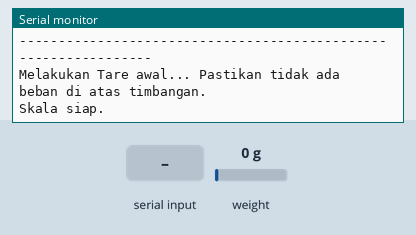
Simulated run of this sketch. Board: Arduino Uno, built with avr-gcc and run on an emulated ATmega328P. Parts: the last lines printed to the serial monitor. The test bench sets the inputs (shaded band); at power-on: weight on the scale 0 g.

Above: at 2.2 s.
2.3 s: "t" received over Serial
4.5 s: weight on the scale set to 100 g
At 5.9 s:
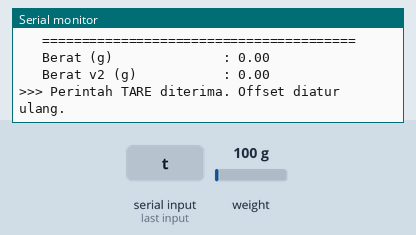
6.5 s: byte 99 ('c') received over Serial
8.0 s: byte 118 ('v') received over Serial
9.5 s: "a" received over Serial
At 10.2 s:
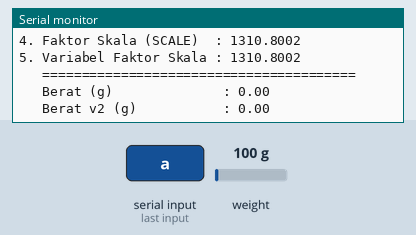
11.0 s: weight on the scale set to 1250 g
At 11.8 s:
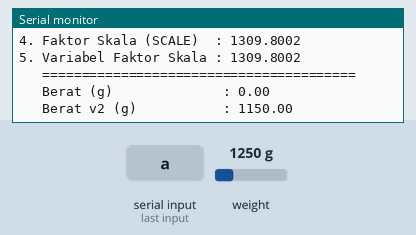
Timing chart, 0 to 13.5 s (numbered marks = the images above; inputs shaded):
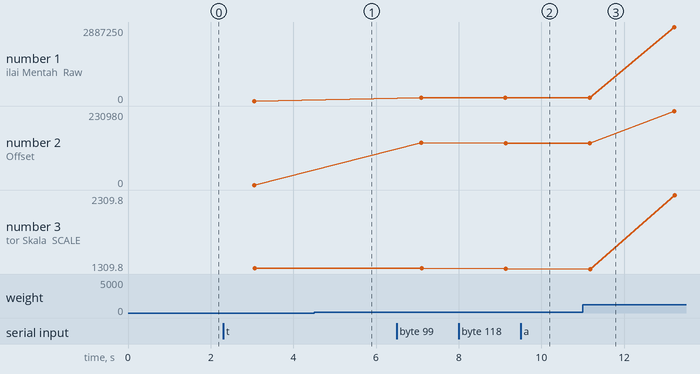

The sketch:

HX711_Calibration_Tool.ino
```cpp
#include <HX711.h>

HX711 scale;

// We start with your known factor.
// float calibration_factor = 8410.82f;
float calibration_factor = 1320.8003f; // offset 1. 288143, 2.xxxxxx, scale 3010.8203, scale

void printInstructions() {
  Serial.println("\n--- Alat Kalibrasi Loadcell Lanjutan ---");
  Serial.println("Tujuan: Sesuaikan 'Faktor Skala' hingga 'Berat (g)' cocok dengan berat referensi Anda.");
  Serial.println("\nPerintah (kirim lalu Enter):");
  Serial.println("  t = Tare (Shortcut untuk mengatur Offset ke nilai mentah saat ini)");
  Serial.println("  --- Penyesuaian Faktor Skala (SCALE) ---");
  Serial.println("  a/s/d/f = Tambah 1000/100/10/1 | g/h/j = Tambah 0.1/0.01/0.001");
  Serial.println("  z/x/c/v = Kurangi 1000/100/10/1 | b/n/m = Kurangi 0.1/0.01/0.001");
  Serial.println("  --- Penyesuaian Manual Offset (untuk expert) ---");
  Serial.println("  q/w/e/r = Tambah Offset 1000/100/10/1");
  Serial.println("  y/u/i/o = Kurangi Offset 1000/100/10/1");
  Serial.println("----------------------------------------------------------------");
}

void setup() {
 Serial.begin(115200);
  scale.begin(13, 14);

  printInstructions();

  // Apply the initial scale factor
  scale.set_scale(calibration_factor);

  // Perform an initial tare to set a sensible starting offset
  Serial.println("Melakukan Tare awal... Pastikan tidak ada beban di atas timbangan.");
  scale.tare(10);
  Serial.println("Skala siap.");
}

void loop() {
  // Handle user input for adjustments
  if (Serial.available() > 0) {
    char cmd = Serial.read();
    switch (cmd) {
      // --- Control Commands ---
      case 't':
        scale.tare(20);
        Serial.println("\n>>> Perintah TARE diterima. Offset diatur ulang.");
        break;

      // --- SCALE Factor Adjustments ---
      case 'a': calibration_factor += 1000; break; case 's': calibration_factor += 100; break;
      case 'd': calibration_factor += 10; break;   case 'f': calibration_factor += 1; break;
      case 'g': calibration_factor += 0.1f; break;  case 'h': calibration_factor += 0.01f; break;
      case 'j': calibration_factor += 0.001f; break;
      case 'z': calibration_factor -= 1000; break; case 'x': calibration_factor -= 100; break;
      case 'c': calibration_factor -= 10; break;   case 'v': calibration_factor -= 1; break;
      case 'b': calibration_factor -= 0.1f; break;  case 'n': calibration_factor -= 0.01f; break;
      case 'm': calibration_factor -= 0.001f; break;

      // --- Manual OFFSET Adjustments ---
      case 'q': scale.set_offset(scale.get_offset() + 1000); break;
      case 'w': scale.set_offset(scale.get_offset() + 100); break;
      case 'e': scale.set_offset(scale.get_offset() + 10); break;
      case 'r': scale.set_offset(scale.get_offset() + 1); break;
      case 'y': scale.set_offset(scale.get_offset() - 1000); break;
      case 'u': scale.set_offset(scale.get_offset() - 100); break;
      case 'i': scale.set_offset(scale.get_offset() - 10); break;
      case 'o': scale.set_offset(scale.get_offset() - 1); break;
    }
    // Apply the new scale factor immediately after any change
    scale.set_scale(calibration_factor);
  }

  // --- Display Detailed Diagnostic Information ---
  long raw_value = scale.read_average(10);
  long offset_value = scale.get_offset();
  float scale_factor = scale.get_scale();
  float final_weight = (float)(raw_value - offset_value) / scale_factor;
  float final_weightv2 = scale.get_units(10);

  Serial.println("---");
  Serial.print("1. Nilai Mentah (Raw)    : "); Serial.println(raw_value);
  Serial.print("2. Offset                : "); Serial.println(offset_value);
  Serial.print("3. Nilai Setelah Offset  : "); Serial.println(raw_value - offset_value);
  Serial.print("4. Faktor Skala (SCALE)  : "); Serial.println(scale_factor, 4);
  Serial.print("5. Variabel Faktor Skala : "); Serial.println(calibration_factor, 4);
  Serial.println("   ========================================");
  Serial.print("   Berat (g)              : "); Serial.println(final_weight, 2);
  Serial.print("   Berat v2 (g)           : "); Serial.println(final_weightv2, 2);

  delay(20);
}
```

Measured:
- after the input at 11.0 s, the serial monitor: prints a new line after 0.19 s (image 3)
- plotted number 1: 131080 → 2887250 after the input at 11.0 s
